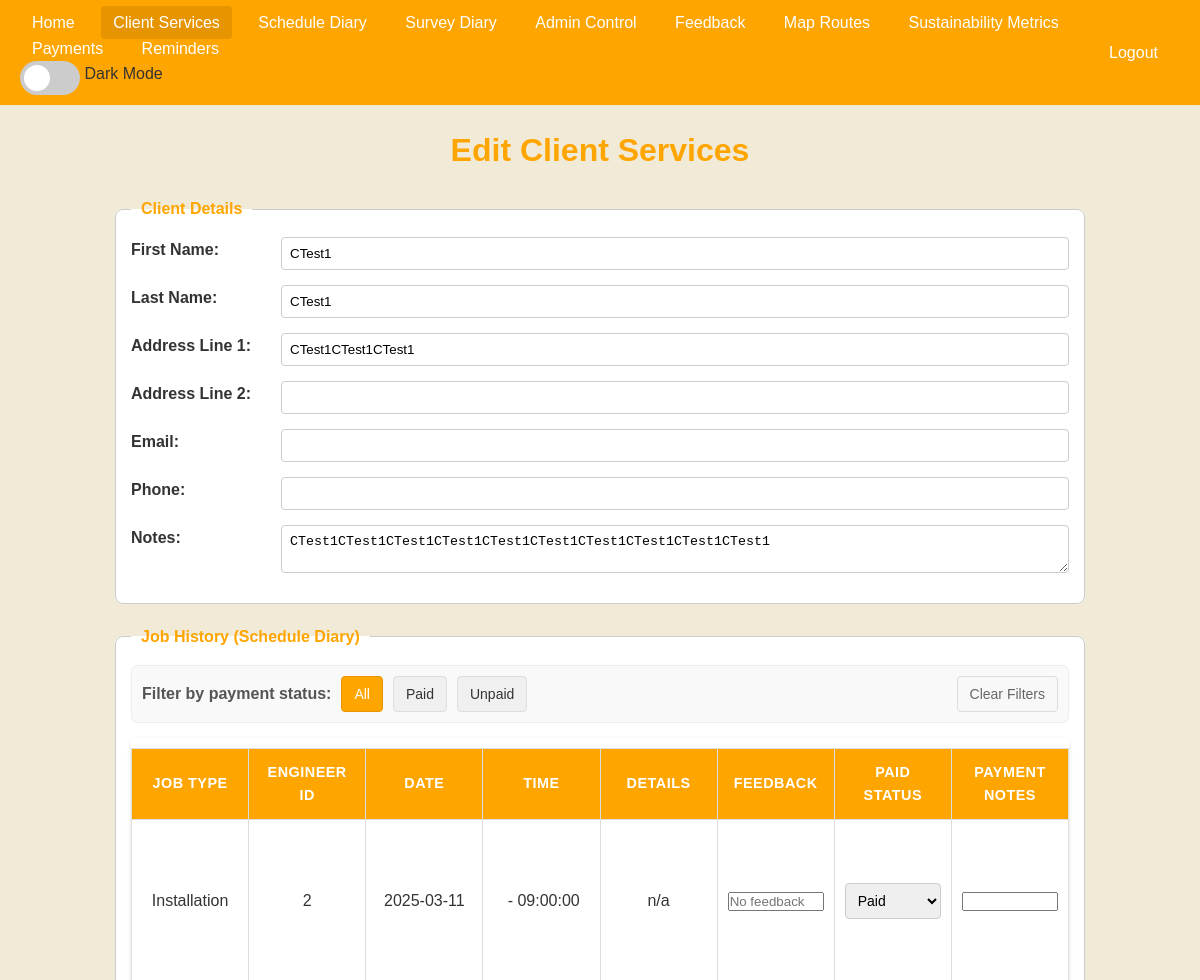
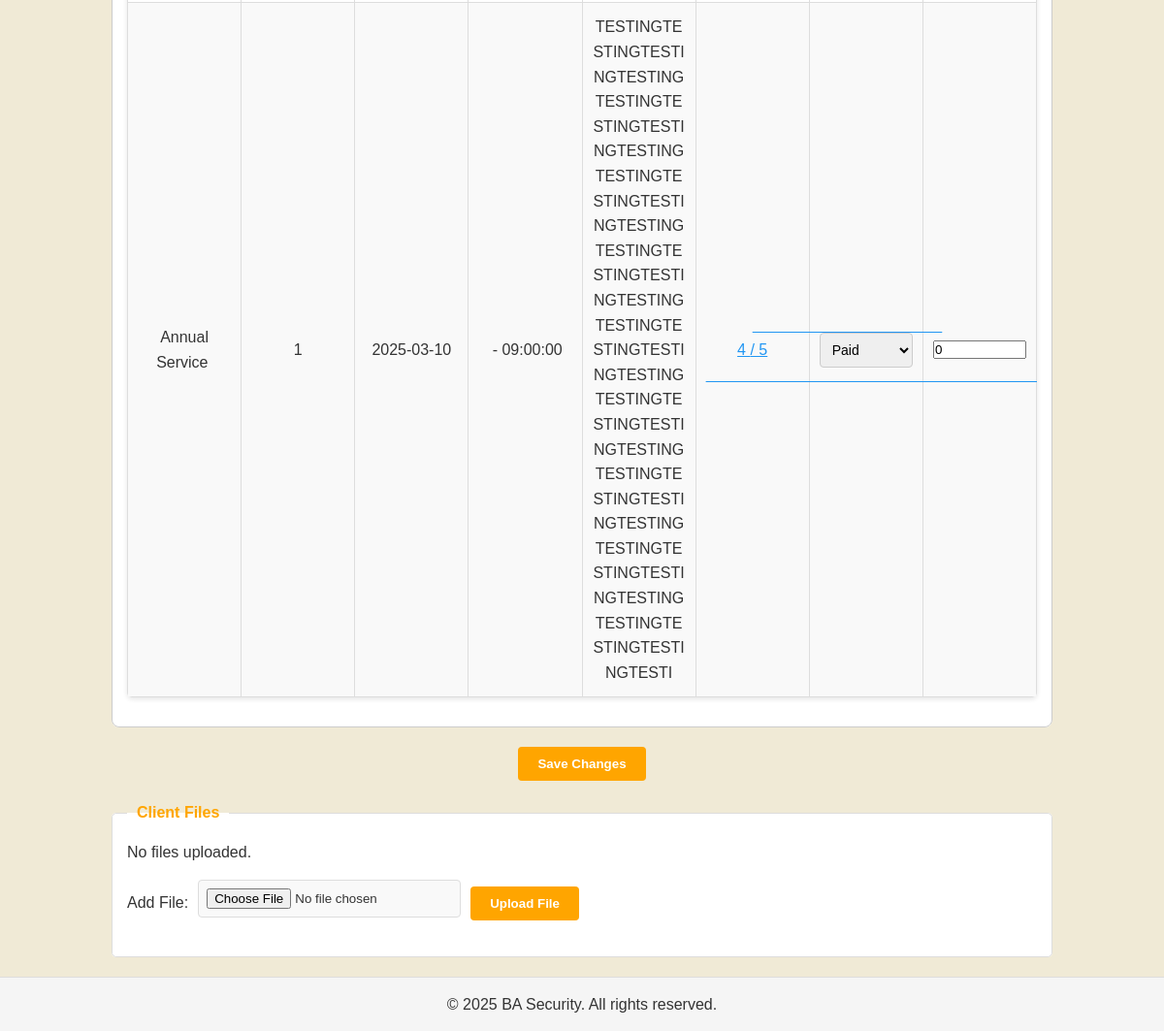
The app's page /clientServiceEdit.php?clientID=10001 (signed in) with its own data (2 pictures, top to bottom).
### tables this page shows
CREATE TABLE `clients` (
  `clientID` int(11) NOT NULL,
  `clientFirstName` varchar(250) NOT NULL,
  `clientLastName` varchar(250) NOT NULL,
  `clientAddress1` varchar(300) DEFAULT NULL,
  `clientAddress2` varchar(300) DEFAULT NULL,
  `clientPhone` varchar(50) DEFAULT NULL,
  `clientEmail` varchar(300) DEFAULT NULL,
  `clientIsDue` tinyint(1) DEFAULT 0,
  `clientStatus` varchar(50) DEFAULT NULL,
  `clientNotes` varchar(300) DEFAULT NULL,
  `clientDateTimeCreated` datetime DEFAULT current_timestamp(),
  `clientDateTimeAdded` datetime DEFAULT current_timestamp()
);

CREATE TABLE `schedulediary` (
  `scheduleID` int(11) NOT NULL,
  `engineerID` int(11) DEFAULT NULL,
  `clientID` int(11) DEFAULT NULL,
  `scheduleDate` date DEFAULT NULL,
  `ScheduleStartTime` time DEFAULT NULL,
  `scheduleEndTime` time DEFAULT NULL,
  `scheduleJobType` varchar(50) DEFAULT NULL,
  `scheduleIsAnnualService` tinyint(1) DEFAULT 0,
  `scheduleStatus` varchar(50) DEFAULT NULL,
  `scheduleDetails` varchar(250) DEFAULT NULL,
  `scheduleNotes` varchar(250) DEFAULT NULL
);

CREATE TABLE `feedback` (
  `feedbackID` int(11) NOT NULL,
  `clientID` int(11) DEFAULT NULL,
  `feedbackRating` varchar(10) DEFAULT NULL,
  `feedbackComments` varchar(250) DEFAULT NULL,
  `feedbackSentDateTime` datetime DEFAULT current_timestamp(),
  `feedbackRecievedDateTime` datetime DEFAULT current_timestamp()
);

CREATE TABLE `payments` (
  `paymentID` int(11) NOT NULL,
  `clientID` int(11) DEFAULT NULL,
  `invoiceReference` int(11) DEFAULT NULL,
  `paymentAmount` decimal(10,2) DEFAULT NULL,
  `paymentDateTime` datetime DEFAULT current_timestamp(),
  `paymentIsPaid` tinyint(1) DEFAULT 0,
  `paymentNotes` varchar(250) DEFAULT NULL
);

### clientServiceEdit.php (the view, shortened to what this page needs)
<?php
include('database.php');
$clientID = intval($_GET['clientID']);
$sql = "CREATE TABLE IF NOT EXISTS ClientFiles (
    fileID INT(11) NOT NULL AUTO_INCREMENT,
    clientID INT(11) NOT NULL,
    fileName VARCHAR(255) NOT NULL,
    fileType VARCHAR(100) NOT NULL,
    filePath VARCHAR(500) NOT NULL,
    fileSize INT(11) NOT NULL,
    fileDateTime DATETIME DEFAULT CURRENT_TIMESTAMP,
    PRIMARY KEY (fileID),
    FOREIGN KEY (clientID) REFERENCES Clients(clientID)
)";
$conn->query($sql);
$jobs   = [];
$files  = [];
$stmt = $conn->prepare("SELECT * FROM Clients WHERE clientID = ?");
$stmt->bind_param("i", $clientID);
$stmt->execute();
$result = $stmt->get_result();
$client = $result->fetch_assoc() ?? [];
$paymentFilter = isset($_GET['paymentFilter']) ? $_GET['paymentFilter'] : 'all';
$query = "SELECT sd.*, f.feedbackRating, f.feedbackComments,
          COALESCE(p.paymentID, 0) as paymentID,
          COALESCE(p.paymentAmount, 0) as paymentAmount,
          COALESCE(p.paymentIsPaid, 0) as paymentIsPaid,
          p.paymentNotes
          FROM ScheduleDiary sd
          LEFT JOIN Feedback f ON sd.scheduleID = f.feedbackID
          LEFT JOIN Payments p ON sd.scheduleID = p.invoiceReference
          WHERE sd.clientID = ? ";
$query .= "ORDER BY sd.scheduleDate DESC";
$stmt = $conn->prepare($query);
$stmt->bind_param("i", $clientID);
$stmt->execute();
$result = $stmt->get_result();
while ($row = $result->fetch_assoc()) {
    $jobs[] = $row;
}
?>
<!DOCTYPE html>
<html lang="en">
<head>
    <link rel="stylesheet" href="clientServiceEdit.css">
    <link rel="stylesheet" href="fileUpload.css">
    <link rel="stylesheet" href="css/feedback-popup.css">
    <link rel="stylesheet" href="darkmode.css">
</head>
<body>
    <nav class="navbar">
        <div class="nav-left">
            <a href="portal.php">Home</a>
            <a href="clientServices.php" class="active">Client Services</a>
            <a href="scheduleDiary.php">Schedule Diary</a>
            <a href="surveyDiary.php">Survey Diary</a>
            <a href="adminControl.php">Admin Control</a>
            <a href="feedback.php">Feedback</a>
            <a href="notifications.php">Map Routes</a>
            <a href="sustainabilityMetrics.php">Sustainability Metrics</a>
            <a href="payments.php">Payments</a>
            <a href="reminders.php">Reminders</a>
        </div>
        <div class="nav-right">
            <a href="logout.php">Logout</a>
        </div>
    </nav>
    <div class="container">
        <h1>Edit Client Services</h1>
        <form method="post" action="clientServiceEdit.php?clientID=<?php echo $clientID; ?>" id="clientDetailsForm">
            <fieldset class="client-details">
                <legend>Client Details</legend>
                <div class="form-row">
                    <label for="clientFirstName">First Name:</label>
                    <input type="text" id="clientFirstName" name="clientFirstName" value="<?php echo htmlspecialchars($client['clientFirstName'] ?? ''); ?>">
                </div>
                <div class="form-row">
                    <label for="clientLastName">Last Name:</label>
                    <input type="text" id="clientLastName" name="clientLastName" value="<?php echo htmlspecialchars($client['clientLastName'] ?? ''); ?>">
                </div>
                <div class="form-row">
                    <label for="clientAddress1">Address Line 1:</label>
                    <input type="text" id="clientAddress1" name="clientAddress1" value="<?php echo htmlspecialchars($client['clientAddress1'] ?? ''); ?>">
                </div>
                <div class="form-row">
                    <label for="clientAddress2">Address Line 2:</label>
                    <input type="text" id="clientAddress2" name="clientAddress2" value="<?php echo htmlspecialchars($client['clientAddress2'] ?? ''); ?>">
                </div>
                <div class="form-row">
                    <label for="clientEmail">Email:</label>
                    <input type="email" id="clientEmail" name="clientEmail" value="<?php echo htmlspecialchars($client['clientEmail'] ?? ''); ?>">
                </div>
                <div class="form-row">
                    <label for="clientPhone">Phone:</label>
                    <input type="text" id="clientPhone" name="clientPhone" value="<?php echo htmlspecialchars($client['clientPhone'] ?? ''); ?>">
                </div>
                <div class="form-row">
                    <label for="clientNotes">Notes:</label>
                    <textarea id="clientNotes" name="clientNotes"><?php echo htmlspecialchars($client['clientNotes'] ?? ''); ?></textarea>
                </div>
            </fieldset>
            <fieldset class="job-history">
                <legend>Job History (Schedule Diary)</legend>
                <div class="filter-controls">
                    <div class="filter-group">
                        <span class="filter-label">Filter by payment status:</span>
                        <a href="clientServiceEdit.php?clientID=<?php echo $clientID; ?>&paymentFilter=all" class="filter-btn <?php echo $paymentFilter === 'all' ? 'active' : ''; ?>">All</a>
                        <a href="clientServiceEdit.php?clientID=<?php echo $clientID; ?>&paymentFilter=paid" class="filter-btn <?php echo $paymentFilter === 'paid' ? 'active' : ''; ?>">Paid</a>
                        <a href="clientServiceEdit.php?clientID=<?php echo $clientID; ?>&paymentFilter=unpaid" class="filter-btn <?php echo $paymentFilter === 'unpaid' ? 'active' : ''; ?>">Unpaid</a>
                    </div>
                    <a href="clientServiceEdit.php?clientID=<?php echo $clientID; ?>" class="clear-filter-btn">Clear Filters</a>
                </div>
                <?php if (!empty($jobs)): ?>
                <div class="table-responsive">
                    <table>
                        <thead>
                            <tr>
                                <th>Job Type</th>
                                <th>Engineer ID</th>
                                <th>Date</th>
                                <th>Time</th>
                                <th>Details</th>
                                <th>Feedback</th>
                                <th>Paid Status</th>
                                <th>Payment Notes</th>
                            </tr>
                        </thead>
                        <tbody>
                            <?php foreach ($jobs as $index => $job): ?>
                            <tr>
                                <td><?php echo htmlspecialchars($job['scheduleJobType'] ?? ''); ?></td>
                                <td><?php echo htmlspecialchars($job['engineerID'] ?? ''); ?></td>
                                <td><?php echo htmlspecialchars($job['scheduleDate'] ?? ''); ?></td>
                                <td><?php echo htmlspecialchars(($job['scheduleStartTime'] ?? '') . " - " . ($job['scheduleEndTime'] ?? '')); ?></td>
                                <td><?php echo nl2br(htmlspecialchars($job['scheduleDetails'] ?? '')); ?></td>
                                <td>
                                    <?php if (!empty($job['feedbackRating'])): ?>
                                        <a href="javascript:void(0)" class="feedback-link" onclick="showFeedbackDetails('<?php echo $job['scheduleID']; ?>', '<?php echo htmlspecialchars($job['scheduleJobType']); ?>', '<?php echo htmlspecialchars($job['scheduleDate']); ?>', '<?php echo htmlspecialchars($job['feedbackRating']); ?>', '<?php echo htmlspecialchars($job['feedbackComments'] ?? ''); ?>')">
                                            <?php echo htmlspecialchars($job['feedbackRating']); ?> / 5
                                        </a>
                                    <?php else: ?>
                                        <div class="table-input-wrapper">
                                            <input type="text" name="jobs[<?php echo $index; ?>][feedbackRating]" value="<?php echo htmlspecialchars($job['feedbackRating'] ?? ''); ?>" placeholder="No feedback">
                                        </div>
                                    <?php endif; ?>
                                </td>
                                <td>
                                    <div class="table-input-wrapper">
                                        <select name="jobs[<?php echo $index; ?>][paymentIsPaid]" class="payment-status-select <?php echo (($job['paymentIsPaid'] ?? 0) == 1) ? 'status-paid' : 'status-unpaid'; ?>">
                                            <option value="1" <?php if (($job['paymentIsPaid'] ?? 0) == 1) echo "selected"; ?>>Paid</option>
                                        </select>
                                    </div>
                                </td>
                                <td>
                                    <div class="table-input-wrapper">
                                        <input type="text" name="jobs[<?php echo $index; ?>][paymentNotes]" value="<?php echo htmlspecialchars($job['paymentNotes'] ?? ''); ?>">
                                    </div>
                                </td>
                            </tr>
                            <?php endforeach; ?>
                        </tbody>
                    </table>
                </div>
                <?php else: ?>
                    <p>No job history records found.</p>
                <?php endif; ?>
            </fieldset>
            <div class="form-actions">
                <button type="submit">Save Changes</button>
            </div>
        </form>
        <fieldset class="client-files">
            <legend>Client Files</legend>
            <?php if (!empty($files)): ?>
                <ul class="file-list">
                    <?php foreach ($files as $file): ?>
                        <li>
                            <div class="file-item">
                                <a href="<?php echo htmlspecialchars($file['filePath']); ?>" download class="file-link"><?php echo htmlspecialchars($file['fileName']); ?></a>
                                <span class="file-info"><?php echo date('Y-m-d H:i', strtotime($file['fileDateTime'])); ?> - <?php echo round($file['fileSize']/1024, 2); ?> KB</span>
                                <a href="clientServiceEdit.php?clientID=<?php echo $clientID; ?>&deleteFile=<?php echo $file['fileID']; ?>" class="delete-file" onclick="return confirm('Are you sure you want to delete this file?');">Delete</a>
                            </div>
                        </li>
                    <?php endforeach; ?>
                </ul>
            <?php else: ?>
                <p>No files uploaded.</p>
            <?php endif; ?>
            <form method="post" action="uploadClientFile.php" enctype="multipart/form-data">
                <div class="file-upload-container">
                    <label for="clientFile">Add File:</label>
                    <input type="file" id="clientFile" name="clientFile" required>
                    <button type="submit" class="orange-button">Upload File</button>
                </div>
            </form>
        </fieldset>
    </div>
    <footer>
        <p>&copy; <?php echo date("Y"); ?> BA Security. All rights reserved.</p>
    </footer>
</body>
</html>

### records on screen
clients: clientFirstName "CTest1", clientLastName "CTest1", clientAddress1 "CTest1CTest1CTest1", clientNotes "CTest1CTest1CTest1CTest1CTest1CTest1CTest1CTest1CTest1CTest1"
schedulediary: scheduleJobType "Installation", engineerID "2", scheduleDate "2025-03-11", scheduleEndTime "- 09:00:00", scheduleDetails "n/a"
schedulediary: scheduleJobType "Annual Service", engineerID "1", scheduleDate "2025-03-10", scheduleEndTime "- 09:00:00", scheduleDetails "TESTINGTESTINGTESTINGTESTINGTESTINGTESTINGTESTINGTESTINGTESTINGTESTINGTESTINGTESTINGTESTINGTESTINGTESTINGTESTINGTESTINGTESTINGTESTINGTESTINGTESTINGTESTINGTESTINGTESTINGTESTINGTESTINGTESTINGTESTINGTESTINGTESTINGTESTINGTESTINGTESTINGTESTINGTESTINGTESTI", feedback.feedbackRating "4", paymentNotes "0"
